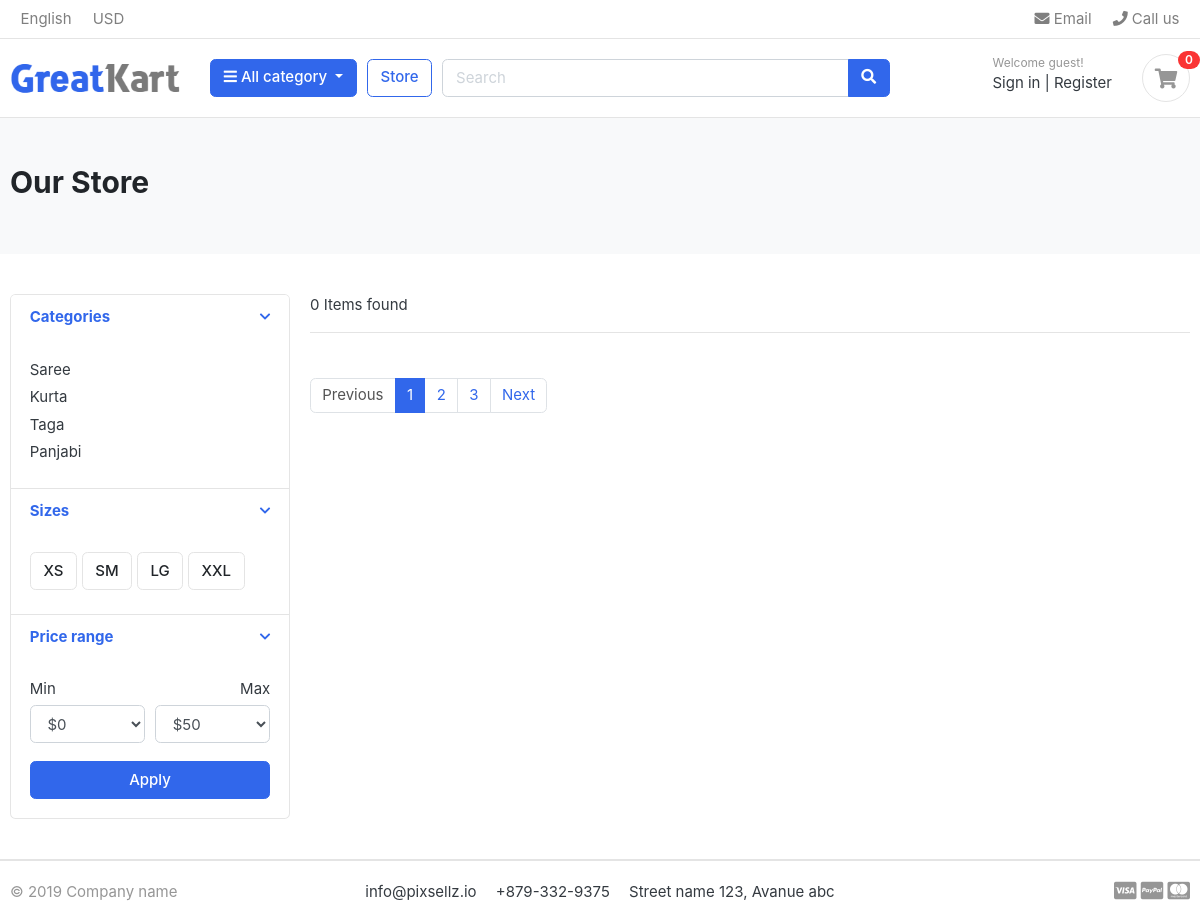
The page /store/kurta/ on the database its author committed.
### category/models.py (models this page shows, shortened)
class Category(models.Model):
    category_name = models.CharField(max_length=50, unique=True)
    slug = models.SlugField(max_length=100, unique=True )
    description = models.TextField(max_length=255, blank=True)
    cat_image= models.ImageField(upload_to='photos/categories', blank=True)
    class Meta:
        verbose_name = 'category'
        verbose_name_plural = 'categories'
    def get_url(self):
        return reverse('products_by_category', args=[self.slug])

### store/views.py (the view)
# urls.py: path("store/", include("store.urls")),
def store(request, category_slug=None):
    categories = None
    products = None
    if category_slug != None:
        categories = get_object_or_404(Category, slug=category_slug)
        products = Product.objects.filter(category=categories, is_available=True)
        product_count = products.count()
    else:
        products = Product.objects.all().filter(is_available=True)
        product_count = products.count()
    context = {
        'products': products,
        'product_count': product_count,
    }
    return render(request, 'store/store.html', context)

### category/context_processors.py (called while the page is built)
def menu_links(request):
    links = Category.objects.all()
    return dict(links=links)

### templates/store/store.html (shortened to what this page needs)
{% extends 'base.html' %}
{% block content %} {% load static %}
<main>
	<section class="section-pagetop bg">
		<div class="container">
			<h2 class="title-page">Our Store</h2>
		</div>
	</section>
	<section class="section-content padding-y">
		<div class="container">
			<div class="row">
				<aside class="col-md-3">
					<div class="card">
						<article class="filter-group">
							<header class="card-header">
								<a
									href="#"
									data-toggle="collapse"
									data-target="#collapse_1"
									aria-expanded="true"
									class="">
									<i class="icon-control fa fa-chevron-down"></i>
									<h6 class="title">Categories</h6>
								</a>
							</header>
							<div
								class="filter-content collapse show"
								id="collapse_1">
								<div class="card-body">
									<ul class="list-menu">
										{% for category in links %}
										<li>
											<a href="{{category.get_url}}"
												>{{ category.category_name }}</a
											>
										</li>
										{% endfor %}
									</ul>
								</div>
							</div>
						</article>
						<article class="filter-group">
							<header class="card-header">
								<a
									href="#"
									data-toggle="collapse"
									data-target="#collapse_4"
									aria-expanded="true"
									class="">
									<i class="icon-control fa fa-chevron-down"></i>
									<h6 class="title">Sizes</h6>
								</a>
							</header>
							<div
								class="filter-content collapse show"
								id="collapse_4">
								<div class="card-body">
									<label class="checkbox-btn">
										<span class="btn btn-light"> XS </span>
									</label>
									<label class="checkbox-btn">
										<span class="btn btn-light"> SM </span>
									</label>
									<label class="checkbox-btn">
										<span class="btn btn-light"> LG </span>
									</label>
									<label class="checkbox-btn">
										<span class="btn btn-light"> XXL </span>
									</label>
								</div>
							</div>
						</article>
						<article class="filter-group">
							<header class="card-header">
								<a
									href="#"
									data-toggle="collapse"
									data-target="#collapse_3"
									aria-expanded="true"
									class="">
									<i class="icon-control fa fa-chevron-down"></i>
									<h6 class="title">Price range</h6>
								</a>
							</header>
							<div
								class="filter-content collapse show"
								id="collapse_3">
								<div class="card-body">
									<div class="form-row">
										<div class="form-group col-md-6">
											<label>Min</label>
											<select class="mr-2 form-control">
												<option value="0">$0</option>
											</select>
										</div>
										<div class="form-group text-right col-md-6">
											<label>Max</label>
											<select class="mr-2 form-control">
												<option value="50">$50</option>
											</select>
										</div>
									</div>
									<button class="btn btn-block btn-primary">
										Apply
									</button>
								</div>
							</div>
						</article>
					</div>
				</aside>
				<main class="col-md-9">
					<header class="border-bottom mb-4 pb-3">
						<div class="form-inline">
							<span class="mr-md-auto"
								>{{ product_count }} Items found
							</span>
						</div>
					</header>
					<nav
						class="mt-4"
						aria-label="Page navigation sample">
						<ul class="pagination">
							<li class="page-item disabled">
								<a
									class="page-link"
									href="#"
									>Previous</a
								>
							</li>
							<li class="page-item active">
								<a
									class="page-link"
									href="#"
									>1</a
								>
							</li>
							<li class="page-item">
								<a
									class="page-link"
									href="#"
									>2</a
								>
							</li>
							<li class="page-item">
								<a
									class="page-link"
									href="#"
									>3</a
								>
							</li>
							<li class="page-item">
								<a
									class="page-link"
									href="#"
									>Next</a
								>
							</li>
						</ul>
					</nav>
				</main>
			</div>
		</div>
	</section>
</main>
{% endblock %}

### static/css/ui.css (style rules this page uses)
html { font-family: "Inter", sans-serif; font-size: 15px; }
.padding-y { padding-top: 40px; padding-bottom: 40px; }
article:after, .form-group:after { display: block; clear: both; content: ""; }
.bg { background-color: #f8f9fa; }
.title-page { color: #212529; }
.btn-light { background-color: #fff; border-color: #e4e4e4; }
[class*=list-] li:after { visibility: hidden; display: block; content: ""; overflow: hidden; height: 0; clear: both; }
.list-menu { list-style: none; margin: 0; padding-left: 0; }
.list-menu li { margin-bottom: 5px; }
.list-menu a { color: #343a40; }
.icon-control { margin-top: 5px; float: right; font-size: 80%; }
.card-header .title { margin-bottom: 0; line-height: 1.5; }
.filter-group { border-bottom: 1px solid #e4e4e4; }
.filter-group .card-header { border-bottom: 0; }
.filter-group:last-child { border-bottom: 0; }
.checkbox-btn { position: relative; }
.section-pagetop { padding: 45px 0; }

### rows shown on the page
Category: category_name "Saree"
Category: category_name "Kurta"
Category: category_name "Taga"
Category: category_name "Panjabi"

### other values the page prints
{{ product_count }} "0"
